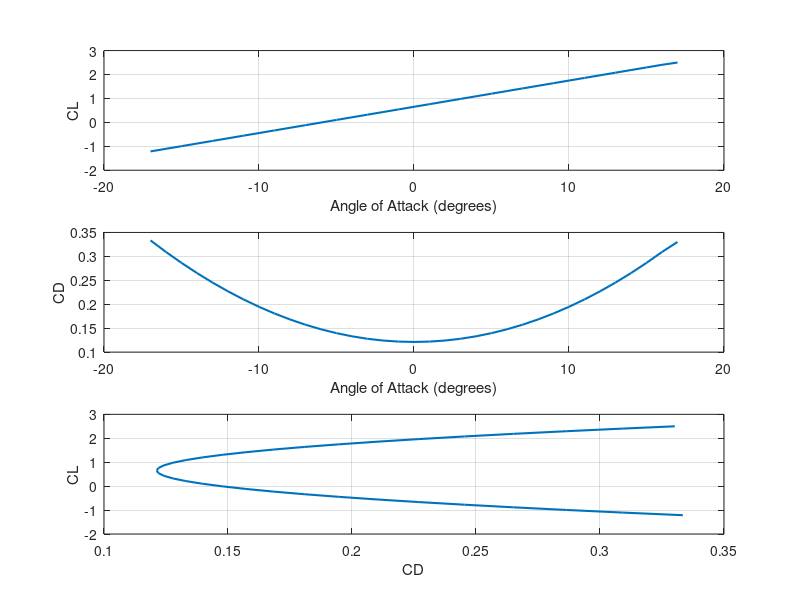
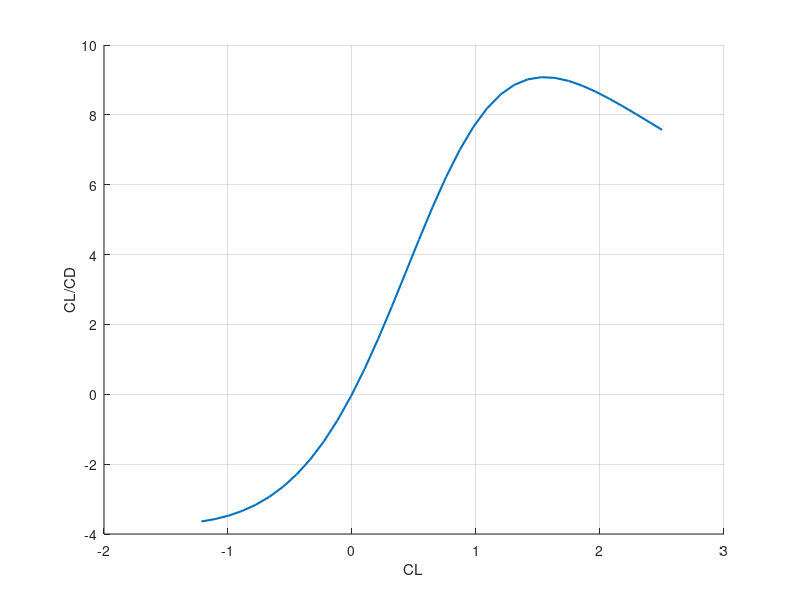

Write MATLAB code to recreate these figures, in order.
% Given parameters
Cl_maxAirfoil = 2.5; % Maximum lift coefficient
Cl0_airfoil   = 0.65; % Lift coefficient at zero angle of attack
Cd0           = 0.056; % Parasitic drag coefficient
AR            = 6; % Aspect ratio of the wing, assumed value
% e             = 0.6; % Oswald efficiency factor
e = 1.78*(1-0.045*AR^0.68)-0.64;
dCl_dalpha    = 2 * pi; % Slope of CL-alpha curve in rad^-1

% Define range of alpha in degrees and convert to radians
alpha_deg = linspace(-17, 17, 35);
alpha_rad = deg2rad(alpha_deg);

% Calculate CL for each alpha
CL = Cl0_airfoil + dCl_dalpha * alpha_rad;

% Ensure CL does not exceed Cl_maxAirfoil
CL(CL > Cl_maxAirfoil)  = Cl_maxAirfoil;
CL(CL < -Cl_maxAirfoil) = -Cl_maxAirfoil;

% Calculate CD for each CL
% CD = Cd0 + ((CL - Cl0_airfoil).^2) / (pi * AR * e);

% Considering Tether drag for a 500m long tether
CD = Cd0 + ((CL - Cl0_airfoil).^2) / (pi * AR * e) + (1/4)*1.2*0.0087*600/24;
% CD = 0.004 + (CL).^2*(0.008+ 1/(pi()*AR)) + (1/4)*1.2*0.0087*600/24;


% Plot CL-alpha curve
figure('Position', [100, 100, 800, 600]);
subplot(3, 1, 1);
plot(alpha_deg, CL, 'LineWidth', 1.5);
xlabel('Angle of Attack (degrees)');
ylabel('CL');
grid on;

% Plot CD-alpha curve
subplot(3, 1, 2);
plot(alpha_deg, CD, 'LineWidth', 1.5);
xlabel('Angle of Attack (degrees)');
ylabel('CD');
grid on;

% Plot CD-CL curve
subplot(3, 1, 3);
plot(CD, CL, 'LineWidth', 1.5);
ylabel('CL');
xlabel('CD');
grid on;

% Plot CL/CD vs CL
figure()
hold on
grid on
plot(CL,CL./CD, 'LineWidth', 1.5)
xlabel('CL');
ylabel('CL/CD');
hold off




